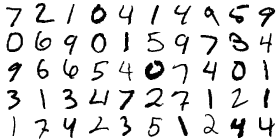
#> input picture character_recognition/numbers.png, 280 x 140 px
$ python -i image_processing.py   (imports and definitions only)   (older library calls are emulated)
#> lines starting #> are read from the running program, lines starting #| are printed output that depends on the picture; after the words box and inside, x2 and y2 are one past the last pixel; in counts of white or black regions, pixels touching at a corner belong together
### character_recognition/utils.py
import matplotlib.cm as cm
import matplotlib.pyplot as plt
import matplotlib.patches as patches
import matplotlib.animation as animation

import numpy as np
import math
import cv2


# [18 lines left out: function show_images, not called in this run]


def slice_to_points(_slice):
    r, c = _slice[:2]
    r0 = r.start
    r1 = r.stop
    c0 = c.start
    c1 = c.stop
    return (r0, c0, r1, c1)


def points_to_slice(r0, c0, r1, c1):
    return (slice(r0, r1, None), slice(c0, c1, None))


# [20 lines left out: function make_animation, not called in this run]

### character_recognition/image_processing.py
# -*- coding: utf-8 *-*
import cv2
import numpy as np

from utils import make_animation, points_to_slice, slice_to_points


# [10 lines left out: function get_image, not called in this run]


def get_lines(img):
    '''return a list of slices for every line of text found in the image'''
    h, w = img.shape
    _slice = points_to_slice(0, 0, h, w)
    kernel = np.ones((1, w))
    return get_objects(img, _slice, kernel, False)


# [5 lines left out: function get_words, not called in this run]


def get_chars(img, word):
    '''return a list of slices for every word found in the line'''
    return get_objects(img, word, np.ones((7, 1)))


def get_objects(img, _slice, kernel, original_heigth=True):
    '''return a list of slices '''
    or0, oc0, or1, oc1 = slice_to_points(_slice)
    subgrupo = img[_slice]
    subgrupo = cv2.morphologyEx(subgrupo, cv2.MORPH_OPEN, kernel)
    new_image, contours, hierarchy = cv2.findContours(255-subgrupo,
                                                      cv2.RETR_LIST,
                                                      cv2.CHAIN_APPROX_SIMPLE)
    slices = []
    for cnt in contours:
        x, y, w, h = cv2.boundingRect(cnt)
        if w > 5 and h > 15:
            if original_heigth:
                abs_slice = points_to_slice(or0, oc0 + x, or1, oc0 + x + w)
            else:
                abs_slice = points_to_slice(or0 + y, oc0 + x, or0 + y + h, oc0 + x + w)
            slices.append(abs_slice)
    slices.sort(key=lambda x: x[1].start + x[0].start)
    slices = remove_nested_slices(slices)
    return slices


def remove_nested_slices(slices):
    res = []
    for s in slices:
        if not any(slice_neested(s, o) for o in slices if s is not o):
            res.append(s)
    return res


def slice_neested(s1, s2):
    return all(x.start >= y.start and x.stop <= y.stop for x, y in zip(s1, s2))


# [34 lines left out: functions get_digits, process_char, centered_slice, show_sample, not called in this run]


# [2 lines not run here, left out]

>>> import cv2
>>> picture = cv2.imread('numbers.png', cv2.IMREAD_GRAYSCALE)
#> picture is the input picture: shape (140, 280); min 0, max 255, mean 226
>>> result = get_lines(picture)
#> in get_objects, `subgrupo = cv2.morphologyEx(subgrupo, cv2.MORPH_OPEN, kernel)`:
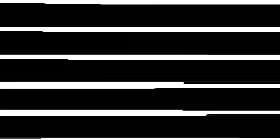
#> subgrupo: shape (140, 280); min 0, max 255, mean 50.2
#> in get_objects, `new_image, contours, hierarchy = cv2.findContours(255-subgrupo, cv2.RE..`:
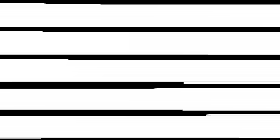
#> new_image: shape (140, 280); min 0, max 255, mean 204.8
#> in get_objects, `new_image, contours, hierarchy = cv2.findContours(255-subgrupo, cv2.RE..`: contours = 5 contours; box (x1, y1, x2, y2) and area: (0, 3, 280, 27) 6184, (0, 31, 280, 55) 6180, (0, 59, 280, 84) 6120, (0, 114, 280, 139) 6047, (0, 88, 280, 111) 5956
#> the loop in get_objects, `for cnt in contours:` made 5 passes
#> (y, h) on passes 1 to 5: (114, 25), (88, 23), (59, 25), (31, 24), (3, 24)
#> after the loop in get_objects, `for cnt in contours:`: slices = 5 items
#> the loop in remove_nested_slices, `for s in slices:` made 5 passes
#> result = 5 items

$ run again, on character_recognition/one_vs_all.png
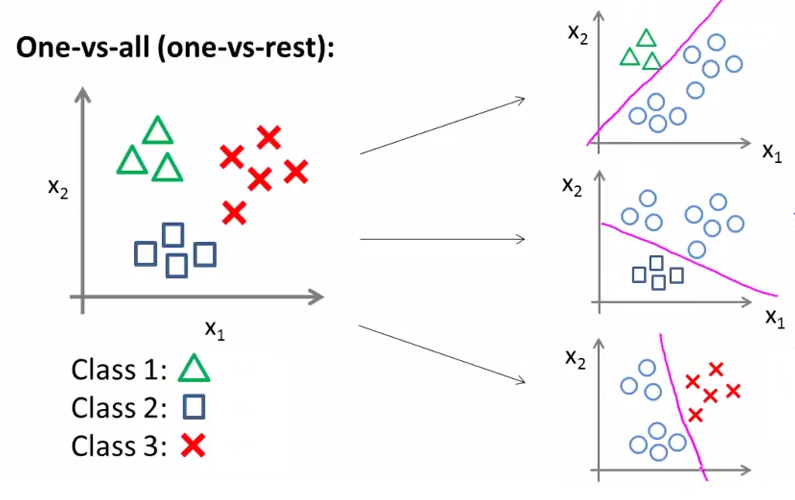
#> input picture character_recognition/one_vs_all.png, 795 x 500 px
#> in get_objects, `subgrupo = cv2.morphologyEx(subgrupo, cv2.MORPH_OPEN, kernel)`:
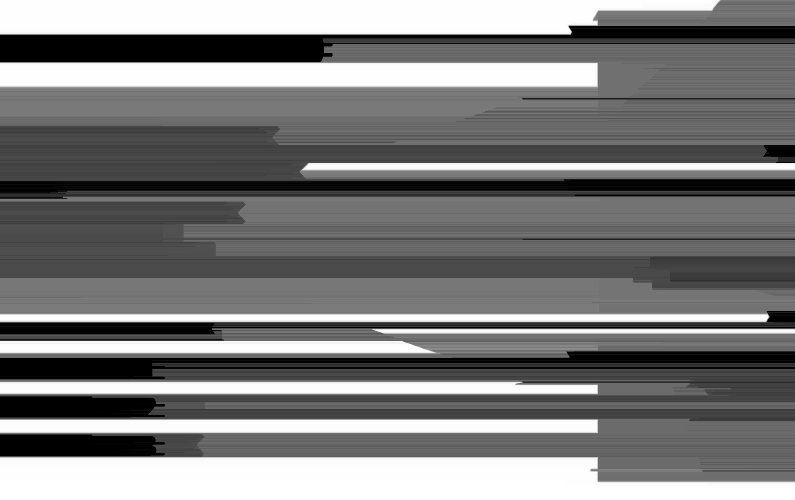
#> subgrupo: shape (500, 795); min 0, max 255, mean 123.3
#> in get_objects, `new_image, contours, hierarchy = cv2.findContours(255-subgrupo, cv2.RE..`:
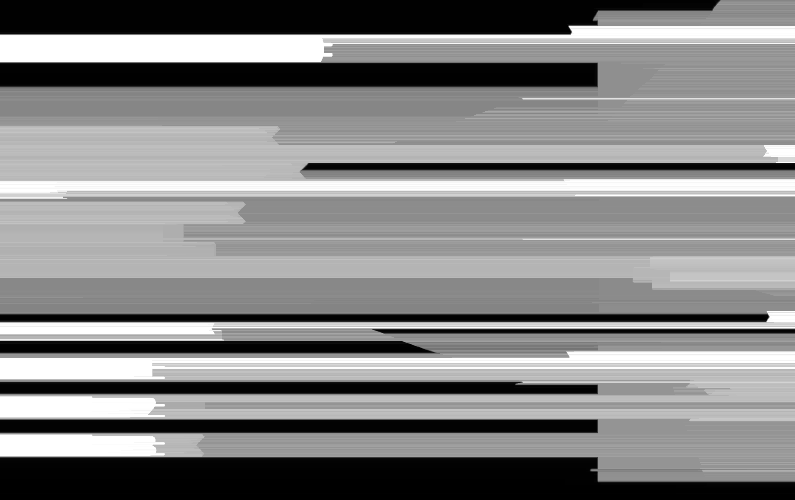
#> new_image: shape (500, 795); min 0, max 255, mean 131.7
#> contours = 2 contours, 1 with area under 20; largest, box (x1, y1, x2, y2) and area: (0, 0, 795, 488) 381261
#> the loop in get_objects, `for cnt in contours:` made 2 passes
#> (cnt, x, y, w, h) on pass 1: ([[0, 493], [794, 493]], 0, 493, 795, 1)
#> after the loop in get_objects, `for cnt in contours:`: slices = 1 item
#> the loop in remove_nested_slices, `for s in slices:` made 1 pass
